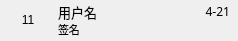
<?xml version="1.0" encoding="UTF-8"?>
<ui version="4.0">
 <class>Form</class>
 <widget class="QWidget" name="Form">
  <property name="geometry">
   <rect>
    <x>0</x>
    <y>0</y>
    <width>238</width>
    <height>41</height>
   </rect>
  </property>
  <property name="minimumSize">
   <size>
    <width>0</width>
    <height>40</height>
   </size>
  </property>
  <property name="maximumSize">
   <size>
    <width>16777215</width>
    <height>41</height>
   </size>
  </property>
  <property name="windowTitle">
   <string>Form</string>
  </property>
  <layout class="QGridLayout" name="gridLayout">
   <property name="margin">
    <number>0</number>
   </property>
   <property name="spacing">
    <number>0</number>
   </property>
   <item row="0" column="0" colspan="2">
    <widget class="QWidget" name="UserItemWidget" native="true">
     <property name="minimumSize">
      <size>
       <width>0</width>
       <height>40</height>
      </size>
     </property>
     <property name="maximumSize">
      <size>
       <width>16777215</width>
       <height>40</height>
      </size>
     </property>
     <property name="styleSheet">
      <string notr="true"/>
     </property>
     <layout class="QGridLayout" name="WGridLayout">
      <property name="leftMargin">
       <number>10</number>
      </property>
      <property name="topMargin">
       <number>2</number>
      </property>
      <property name="rightMargin">
       <number>2</number>
      </property>
      <property name="bottomMargin">
       <number>2</number>
      </property>
      <property name="spacing">
       <number>6</number>
      </property>
      <item row="0" column="0">
       <widget class="QLabel" name="avatar">
        <property name="minimumSize">
         <size>
          <width>36</width>
          <height>36</height>
         </size>
        </property>
        <property name="maximumSize">
         <size>
          <width>36</width>
          <height>36</height>
         </size>
        </property>
        <property name="styleSheet">
         <string notr="true"/>
        </property>
        <property name="text">
         <string>11</string>
        </property>
        <property name="scaledContents">
         <bool>true</bool>
        </property>
        <property name="alignment">
         <set>Qt::AlignCenter</set>
        </property>
        <property name="textInteractionFlags">
         <set>Qt::NoTextInteraction</set>
        </property>
       </widget>
      </item>
      <item row="0" column="1">
       <layout class="QGridLayout" name="gridLayout_2" rowstretch="1,0" columnstretch="5,0,0">
        <property name="leftMargin">
         <number>6</number>
        </property>
        <property name="topMargin">
         <number>0</number>
        </property>
        <property name="rightMargin">
         <number>6</number>
        </property>
        <property name="bottomMargin">
         <number>0</number>
        </property>
        <property name="spacing">
         <number>0</number>
        </property>
        <item row="0" column="0">
         <widget class="QLabel" name="username">
          <property name="font">
           <font>
            <family>微软雅黑</family>
            <pointsize>10</pointsize>
           </font>
          </property>
          <property name="text">
           <string>用户名</string>
          </property>
          <property name="alignment">
           <set>Qt::AlignLeading|Qt::AlignLeft|Qt::AlignVCenter</set>
          </property>
         </widget>
        </item>
        <item row="1" column="0">
         <widget class="QLabel" name="userInfo">
          <property name="font">
           <font>
            <family>微软雅黑</family>
            <pointsize>8</pointsize>
           </font>
          </property>
          <property name="text">
           <string>签名</string>
          </property>
          <property name="alignment">
           <set>Qt::AlignLeading|Qt::AlignLeft|Qt::AlignVCenter</set>
          </property>
         </widget>
        </item>
        <item row="0" column="1">
         <widget class="QLabel" name="date">
          <property name="font">
           <font>
            <family>微软雅黑</family>
           </font>
          </property>
          <property name="text">
           <string>4-21</string>
          </property>
          <property name="alignment">
           <set>Qt::AlignRight|Qt::AlignTrailing|Qt::AlignVCenter</set>
          </property>
          <property name="textInteractionFlags">
           <set>Qt::NoTextInteraction</set>
          </property>
         </widget>
        </item>
        <item row="1" column="1" colspan="2">
         <widget class="QLabel" name="unreadLabel">
          <property name="text">
           <string/>
          </property>
          <property name="alignment">
           <set>Qt::AlignRight|Qt::AlignTrailing|Qt::AlignVCenter</set>
          </property>
         </widget>
        </item>
       </layout>
      </item>
     </layout>
    </widget>
   </item>
  </layout>
 </widget>
 <resources/>
 <connections/>
</ui>
